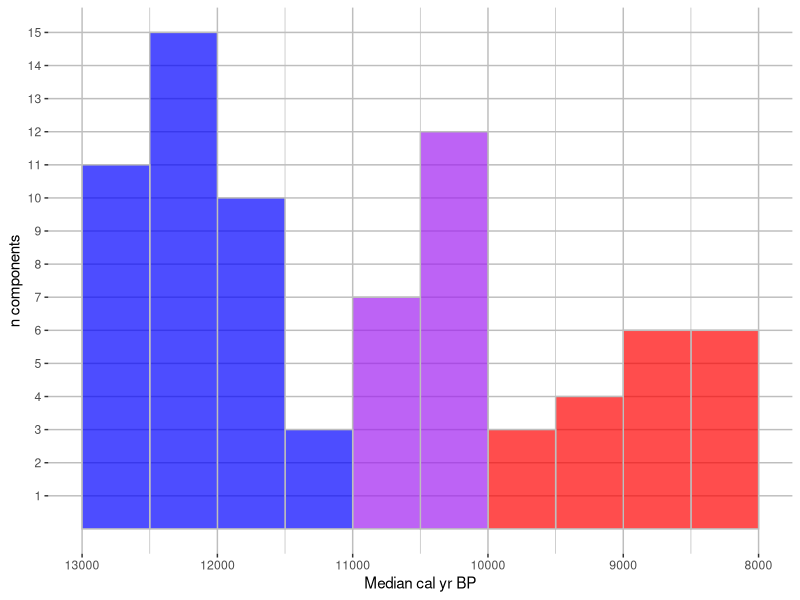

Write R code to recreate this figure.
# Create tables and plots for foetal bison remains in
# Early Holocene contexts

# Ryan Breslawski, rbreslawski@smu.edu

# Load libraries
library(ggplot2)
library(patchwork)

# Import data
d <- read.csv("EH-foetal-bison.csv", header=T, stringsAsFactors=F)
d$Med.cal.age <- as.numeric(d$Med.cal.age)

# Each row in data frame d is a component. This chunk of code
# finds the number of sites represented in these components
# and prints the site names to the R console. It assumes that
# every multi-component site is represented in multiple rows,
# and components are separated from sites by a colon.
sites <- sapply(d$Component, function(x) strsplit(x, ":")[[1]][1])
sites <- unique(sites)
cat(paste("\n--", length(sites), "Sites --\n\n"))
for(i in sites) cat(paste(i, "\n"))

d$Dentitions <- factor(d$Dentitions, levels=c("present", "absent", "unknown"))
d$Foetal.remains <- factor(d$Foetal.remains, levels=c("present", "absent", "unknown"))

# Data subsets and convert character strings of ages to numeric
# values. This will convert "none" strings to NA values.
d_late <- d[which(d$PaleoPeriod=="late"), ]
d_10k <- d[which(d$Med.cal.age < 1e4), ]
d_11k <- d[which(d$Med.cal.age < 1.1e4), ]

# Data subsets for more recent excavations
d_recent <- d[which(d$Collection.issues=="no"),]
d_recent_late <- d_recent[which(d_recent$PaleoPeriod=="late"), ]
d_recent_10k <- d_recent[which(d_recent$Med.cal.age < 1e4), ]
d_recent_11k <- d_recent[which(d_recent$Med.cal.age < 1.1e4), ]

# Place datasets in list
d_list <- list(d=d, d_late=d_late, d_10k=d_10k, d_11k=d_11k,
               d_recent=d_recent, d_recent_late=d_recent_late,
               d_recent_10k=d_recent_10k, d_recent_11k=d_recent_11k)

# Loop through lists and export csv contingency tables
for(i in 1:length(d_list)){
  
  d_table <- table(d_list[[i]][,c(3, 4)])
  
  write.csv(d_table, file=paste0(names(d_list[i]), ".csv"))
  
}

# Create geometry for plotting the frequencies of components
bins <- cbind(seq(8e3, 12.5e3, by=500), seq(8.5e3, 13e3, by=500))
hists <- lapply(1:nrow(bins), function(x){
  
  ymax <- length(which(d$Med.cal.age >= bins[x,1] &
                         d$Med.cal.age < bins[x,2]))
  
  if(bins[x,1] < 10e3){
    period <- "EH"
  }else if(bins[x,1] < 1.1e4){
    period <- "PHT"
  }else{
    period <- "LP"
  }
  
  return(data.frame(ymin=0, ymax=ymax, 
                    xmin=bins[x,1], xmax=bins[x,2],
                    period=period))
  
})
hists <- do.call("rbind", hists)

# Create plots
freq_plot <- ggplot(hists, aes(ymin=ymin, ymax=ymax,
                           xmin=xmin, xmax=xmax))+
  geom_rect(aes(fill=period), color="grey", alpha=0.7)+
  scale_x_reverse(breaks=seq(13000, 8000, by=-1000))+
  scale_y_continuous(breaks=1:15)+
  labs(x="Median cal yr BP", y="n components")+
  scale_fill_manual(values=c("LP"="blue", "EH"="red", 
                             "PHT"="purple"))+
  theme(panel.background=element_blank(),
        panel.grid.major.y=element_line(color="grey"),
        panel.grid.minor.y=element_blank(),
        panel.grid.minor.x=element_line(color="grey"),
        panel.grid.major.x=element_line(color="grey"),
        legend.position="none")

ggsave("Bison_PHT_components.jpeg", plot=freq_plot, 
       device="jpeg", width=7, height=2.5, units="in",
       dpi=300)
